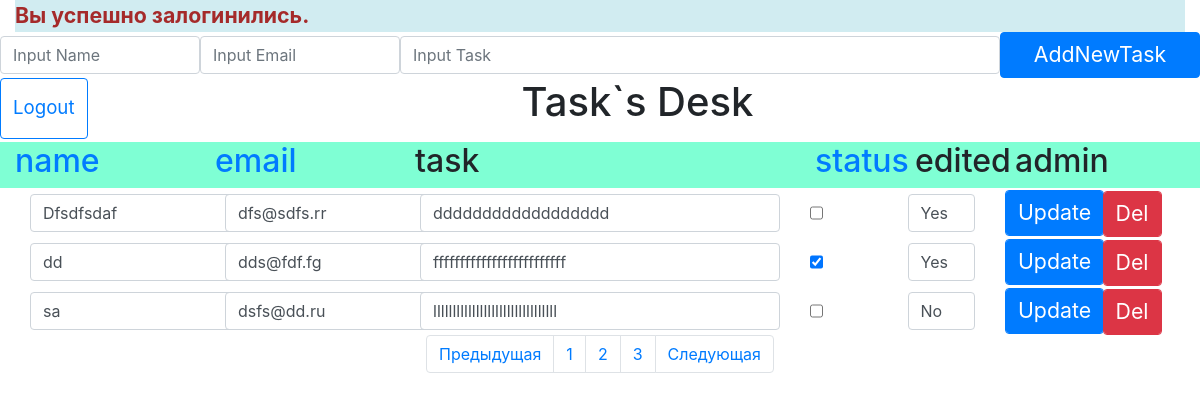
Screenshot of /admin (signed in) with the database file from the repository.
### tables this page shows
CREATE TABLE tasks (
            id INTEGER PRIMARY KEY, name TEXT NOT NULL, 
            email TEXT NOT NULL, task TEXT NOT NULL, edited TEXT NOT NULL, stat TEXT NOT NULL);

### View.php (called while the page is built, shortened)
<?php
class View
{
    private $model;
    public function __construct($controller,$model) {
        $this->model = $model;
    }
    public function output(){
        $data = $this->model->string;
        require_once($this->model->template);
    }
}

### Controller.php (called while the page is built, shortened)
<?php
require_once('Model.php');
require_once('View.php');
class Controller
{
    public function indexAdmin(){
        $model = new Model();
        $model->template = 'views/admin.php';
        $controller = new Controller($model);
        $view = new View($controller, $model);
        $view->output();
    }
}
?>

### Model.php (called while the page is built, shortened)
<?php
class Model
{
    public function __construct(){
        $db = $this->loadDB();
        $this->string = $db->query('SELECT * FROM tasks')->fetchAll();
    }
    public function loadDB(){
        $db = new PDO('sqlite:./mysqlite.sqlite');
        $db->exec('CREATE TABLE IF NOT EXISTS tasks (
            id INTEGER PRIMARY KEY, name TEXT NOT NULL,
            email TEXT NOT NULL, task TEXT NOT NULL, edited TEXT NOT NULL, stat TEXT NOT NULL)');
        return $db;
    }
}

### views/admin.php (the view, shortened to what this page needs)
<?php
require_once('View.php')
?>
<!DOCTYPE html>
<html lang="en">
<head>
    <link rel="stylesheet" href="https://stackpath.bootstrapcdn.com/bootstrap/4.3.1/css/bootstrap.min.css">
</head>
<body>
<?php if (isset($_SESSION['show']) && $_SESSION['show'] <= 2){
       echo '<div class="container-fluid"><div class="alerct alert-info">'.$_SESSION['message'].'</div></div>';
   }  ?>
    <form action="admin/add" class="form-inline" method="POST">
        <input type="text" name="name" placeholder="Input Name" class="form-control col-md-2">
        <input type="text" name="email" placeholder="Input Email" class="form-control col-md-2">
        <input type="text" name="task" placeholder="Input Task" class="form-control col-md-6">
        <button type="submit" class="btn btn-primary col-md-2">AddNewTask</button>
    </form>
    <div class="container-fluid">
        <div class="row">
            <a href="/logout" class="btn btn-outline-primary autoriz btn-md">Logout</a>
            <h1 class="col-md-11">Task`s Desk</h1>
        </div>
        <div class="row head">
            <div class="col-md-2"><a href="/admin/sort/name"><h2>name</h2></a></div>
            <div class="col-md-2"><a href="/admin/sort/email"><h2>email</h2></a></div>
            <div class="col-md-4"><h2>task</h2></div>
            <div class="col-md-1"><a href="/admin/sort/status"><h2>status</h2></a></div>
            <div class="col-md-1"><h2>edited</h2></div>
            <div class="col-md-2"><h2>admin</h2></div>
        </div>
        <?php if ($data){
            foreach($data as $str){
                echo '<form class="form-inline" method="POST" action="/admin/update/'.$str[0].'">';
                echo '<div class="col-md-2"><input type="text" class="input-group form-control" name="name" value="'.$str[1].'"></div>';
                echo '<div class="col-md-2"><input type="text" class="input-group form-control" name="email" value="'.$str[2].'"></div>';
                echo '<div class="col-md-4"><input type="text" class="input-group form-control" name="task" style="width:100%; max-width:100%;" value="'.$str[3].'"></div>';
                echo '<div class="col-md-1"><input type="checkbox" class="input-group form-control form-check-input" name="status" id="Check1" value="Done"" '.(($str[5] == "Done")?'checked':'unchecked').'></div>';
                echo '<div class="col-md-1"><input type="text" class="input-group form-control" name="edited" style="width:100%; max-width:100%;" value="'.$str[4].'"></div>';
                echo '<div class="col-md-1"><button type="submit" class="input-group form-control btn btn-primary">Update</button></div>';
                echo '<div class="col-md-1"><a href="/admin/del/'.$str[0].'" class="input-group form-control btn btn-danger del">Del</a></div>';
                echo '</form>';
            }
        }
        ?>
        <nav aria-label="Статьи по Bootstrap 4">
            <ul class="pagination justify-content-center">
                <li class="page-item"><a class="page-link" href="#">Предыдущая</a></li>
                <li class="page-item"><a class="page-link" href="#">1</a></li>
                <li class="page-item"><a class="page-link" href="#">2</a></li>
                <li class="page-item"><a class="page-link" href="#">3</a></li>
                <li class="page-item"><a class="page-link" href="#">Следующая</a></li>
            </ul>
        </nav>
    </div>
</body>
</html>

### views/admin.php (style rules this page uses)
.head { background-color: aquamarine; }
h1 { text-align:center; }
.head, .alert-info { text-align: left; }
.alert-info { font-size: 16pt; font-weight: bold; color:brown }
.btn { font-size: 16pt; }
.autoriz { font-size: 14pt; line-height: 2.5; margin-bottom: 3px; }
.del { margin-top: 3px; }

### rows the page displays
tasks: name "Dfsdfsdaf", email "dfs@sdfs.rr", task "dddddddddddddddddd", edited "Yes"
tasks: name "dd", email "dds@fdf.fg", task "fffffffffffffffffffffffff", stat "☑", edited "Yes"
tasks: name "sa", email "dsfs@dd.ru", task "llllllllllllllllllllllllllllllll", edited "No"

### other values shown
$_SESSION['message'] "Вы успешно залогинились."
